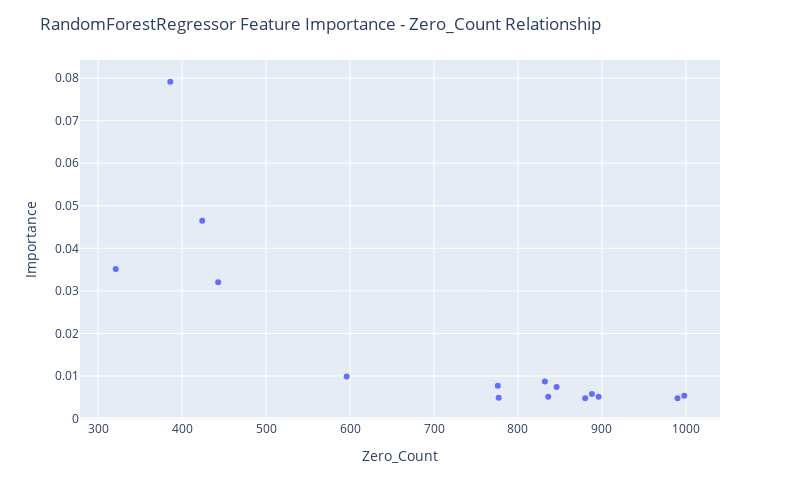

The notebook cell saved with this chart:
### Code cell
fig = px.scatter(df_merged[~df_merged["Feature Name"].str.contains("Output")], x="Zero_Count", y="Importance",
                hover_data=["Feature Name"])

fig.update_layout(
    autosize=False,
    width=800,
    height=500,
    title_text=f"RandomForestRegressor Feature Importance - Zero_Count Relationship",
)

fig.show()

### Figure 1 — Plotly figure (JSON) as saved in the notebook; plotly's stock layout.template omitted (floating-point values rounded to 4 significant figures)
{"data": [{"customdata": [["Input 14"], ["Input 11"], ["Input 12"], ["Input 08"], ["Input 10"], ["Input 09"], ["Input 02"], ["Input 05"], ["Input 04"], ["Input 03"], ["Input 07"], ["Input 06"], ["Input 01"], ["Input 13"], ["Input 15"]], "hovertemplate": "Zero_Count=%{x}<br>Importance=%{y}<br>Feature Name=%{customdata[0]}<extra></extra>", "legendgroup": "", "marker": {"color": "#636efa", "symbol": "circle"}, "mode": "markers", "name": "", "orientation": "v", "showlegend": false, "type": "scatter", "x": [386, 424, 321, 443, 596, 832, 776, 846, 888, 998, 896, 836, 777, 880, 990], "xaxis": "x", "y": [0.07914, 0.04647, 0.03514, 0.03201, 0.009852, 0.008708, 0.007699, 0.007434, 0.005783, 0.005357, 0.005122, 0.00511, 0.004913, 0.004782, 0.004768], "yaxis": "y"}], "layout": {"autosize": false, "height": 500, "legend": {"tracegroupgap": 0}, "margin": {"t": 60}, "title": {"text": "RandomForestRegressor Feature Importance - Zero_Count Relationship"}, "width": 800, "xaxis": {"anchor": "y", "autorange": true, "domain": [0, 1], "range": [278.4, 1041.0], "title": {"text": "Zero_Count"}, "type": "linear"}, "yaxis": {"anchor": "x", "autorange": true, "domain": [0, 1], "range": [-0.000343, 0.08425], "title": {"text": "Importance"}, "type": "linear"}}}
